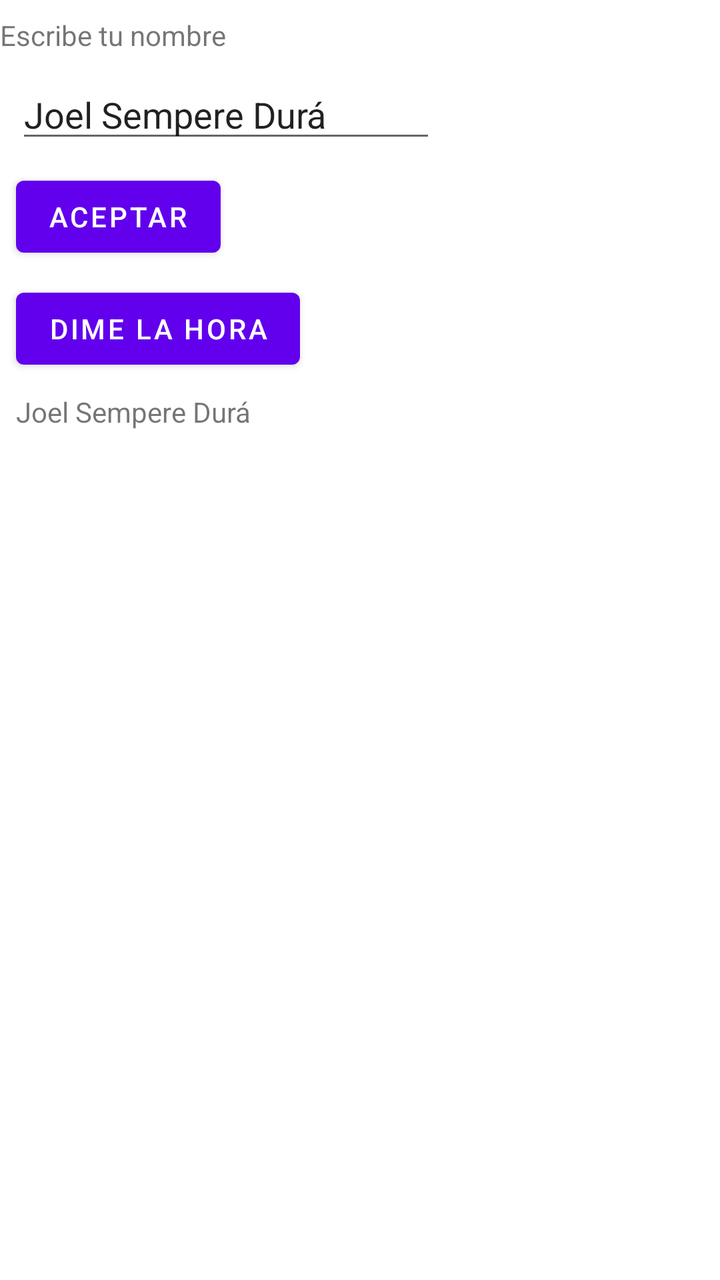
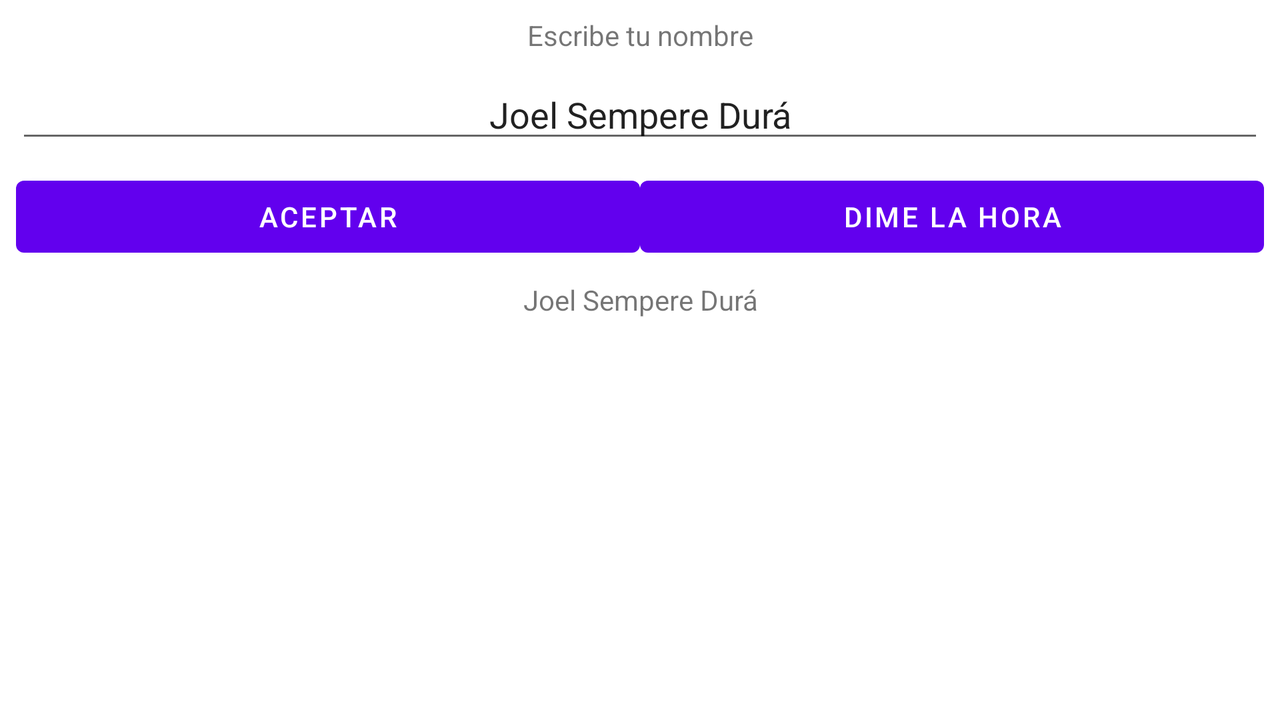

The same Android screen from two of the app's own layout files: first res/layout/ as a phone draws it, then the repository's variant for another configuration, drawn on a device whose configuration selects that folder. Both files follow.
<!-- AndroidManifest.xml: application theme Theme.Practica1K -->
<!-- res/layout/activity_main.xml -->
<?xml version="1.0" encoding="utf-8"?>
<androidx.constraintlayout.widget.ConstraintLayout xmlns:android="http://schemas.android.com/apk/res/android"
    xmlns:app="http://schemas.android.com/apk/res-auto"
    xmlns:tools="http://schemas.android.com/tools"
    android:layout_width="match_parent"
    android:layout_height="match_parent"
    tools:context=".MainActivity">

    <EditText
        android:id="@+id/etNombre"
        android:layout_width="wrap_content"
        android:layout_height="wrap_content"
        android:layout_marginStart="8dp"
        android:layout_marginTop="8dp"
        android:ems="10"
        android:hint="@string/stEscribeTuNombre"
        android:inputType="textPersonName"
        android:text="@string/stMiNombre"
        app:layout_constraintStart_toStartOf="@+id/tvInforma"
        app:layout_constraintTop_toBottomOf="@+id/tvInforma" />

    <Button
        android:id="@+id/btnAceptar"
        android:layout_width="wrap_content"
        android:layout_height="wrap_content"
        android:layout_marginStart="8dp"
        android:layout_marginTop="8dp"
        android:text="@string/stAceptar"
        app:layout_constraintStart_toStartOf="parent"
        app:layout_constraintTop_toBottomOf="@+id/etNombre" />

    <Button
        android:id="@+id/btnHora"
        android:layout_width="wrap_content"
        android:layout_height="wrap_content"
        android:layout_marginTop="8dp"
        android:text="@string/stDimeLaHora"
        app:layout_constraintStart_toStartOf="@+id/btnAceptar"
        app:layout_constraintTop_toBottomOf="@+id/btnAceptar" />

    <TextView
        android:id="@+id/tvInforma"
        android:layout_width="0dp"
        android:layout_height="wrap_content"
        android:layout_marginTop="8dp"
        android:text="@string/stEscribeTuNombre"
        app:layout_constraintEnd_toEndOf="parent"
        app:layout_constraintStart_toStartOf="parent"
        app:layout_constraintTop_toTopOf="parent" />

    <TextView
        android:id="@+id/tvNombreUsuario"
        android:layout_width="wrap_content"
        android:layout_height="wrap_content"
        android:layout_marginTop="8dp"
        android:text="@string/stMiNombre"
        app:layout_constraintStart_toStartOf="@+id/btnHora"
        app:layout_constraintTop_toBottomOf="@+id/btnHora" />
</androidx.constraintlayout.widget.ConstraintLayout>
<!-- resources referenced by this layout -->
<resources>
  <string name="stAceptar">Aceptar</string>
  <string name="stDimeLaHora">Dime la hora</string>
  <string name="stEscribeTuNombre">Escribe tu nombre</string>
  <string name="stMiNombre">Joel Sempere Durá</string>
  <style name="Theme.Practica1K" parent="Theme.MaterialComponents.DayNight.DarkActionBar">
          
          <item name="colorPrimary">@color/purple_500</item>
          <item name="colorPrimaryVariant">@color/purple_700</item>
          <item name="colorOnPrimary">@color/white</item>
          
          <item name="colorSecondary">@color/teal_200</item>
          <item name="colorSecondaryVariant">@color/teal_700</item>
          <item name="colorOnSecondary">@color/black</item>
          
          <item name="android:statusBarColor" tools:targetApi="l">?attr/colorPrimaryVariant</item>
          
      </style>
</resources>
<!-- res/layout-land/activity_main.xml (the repository's variant of the layout above) -->
<!-- drawn on the phone turned sideways -->
<?xml version="1.0" encoding="utf-8"?>
<androidx.constraintlayout.widget.ConstraintLayout xmlns:android="http://schemas.android.com/apk/res/android"
    xmlns:app="http://schemas.android.com/apk/res-auto"
    xmlns:tools="http://schemas.android.com/tools"
    android:layout_width="match_parent"
    android:layout_height="match_parent"
    tools:context=".MainActivity">

    <EditText
        android:id="@+id/etNombre"
        android:layout_width="0dp"
        android:layout_height="wrap_content"
        android:layout_marginStart="8dp"
        android:layout_marginTop="8dp"
        android:layout_marginEnd="8dp"
        android:ems="10"
        android:hint="@string/stEscribeTuNombre"
        android:inputType="textPersonName"
        android:text="@string/stMiNombre"
        android:textAlignment="center"
        app:layout_constraintEnd_toEndOf="parent"
        app:layout_constraintStart_toStartOf="@+id/tvInforma"
        app:layout_constraintTop_toBottomOf="@+id/tvInforma" />

    <Button
        android:id="@+id/btnAceptar"
        android:layout_width="0dp"
        android:layout_height="wrap_content"
        android:layout_marginStart="8dp"
        android:layout_marginTop="8dp"
        android:text="@string/stAceptar"
        app:layout_constraintEnd_toStartOf="@+id/btnHora"
        app:layout_constraintHorizontal_bias="0.5"
        app:layout_constraintStart_toStartOf="parent"
        app:layout_constraintTop_toBottomOf="@+id/etNombre" />

    <Button
        android:id="@+id/btnHora"
        android:layout_width="0dp"
        android:layout_height="wrap_content"
        android:layout_marginTop="8dp"
        android:layout_marginEnd="8dp"
        android:text="@string/stDimeLaHora"
        app:layout_constraintEnd_toEndOf="parent"
        app:layout_constraintHorizontal_bias="0.5"
        app:layout_constraintStart_toEndOf="@+id/btnAceptar"
        app:layout_constraintTop_toBottomOf="@+id/etNombre" />

    <TextView
        android:id="@+id/tvInforma"
        android:layout_width="0dp"
        android:layout_height="wrap_content"
        android:layout_marginTop="8dp"
        android:text="@string/stEscribeTuNombre"
        android:textAlignment="center"
        app:layout_constraintEnd_toEndOf="parent"
        app:layout_constraintStart_toStartOf="parent"
        app:layout_constraintTop_toTopOf="parent" />

    <TextView
        android:id="@+id/tvNombreUsuario"
        android:layout_width="0dp"
        android:layout_height="wrap_content"
        android:layout_marginTop="8dp"
        android:text="@string/stMiNombre"
        android:textAlignment="center"
        app:layout_constraintEnd_toEndOf="parent"
        app:layout_constraintStart_toStartOf="parent"
        app:layout_constraintTop_toBottomOf="@+id/btnHora" />
</androidx.constraintlayout.widget.ConstraintLayout>
